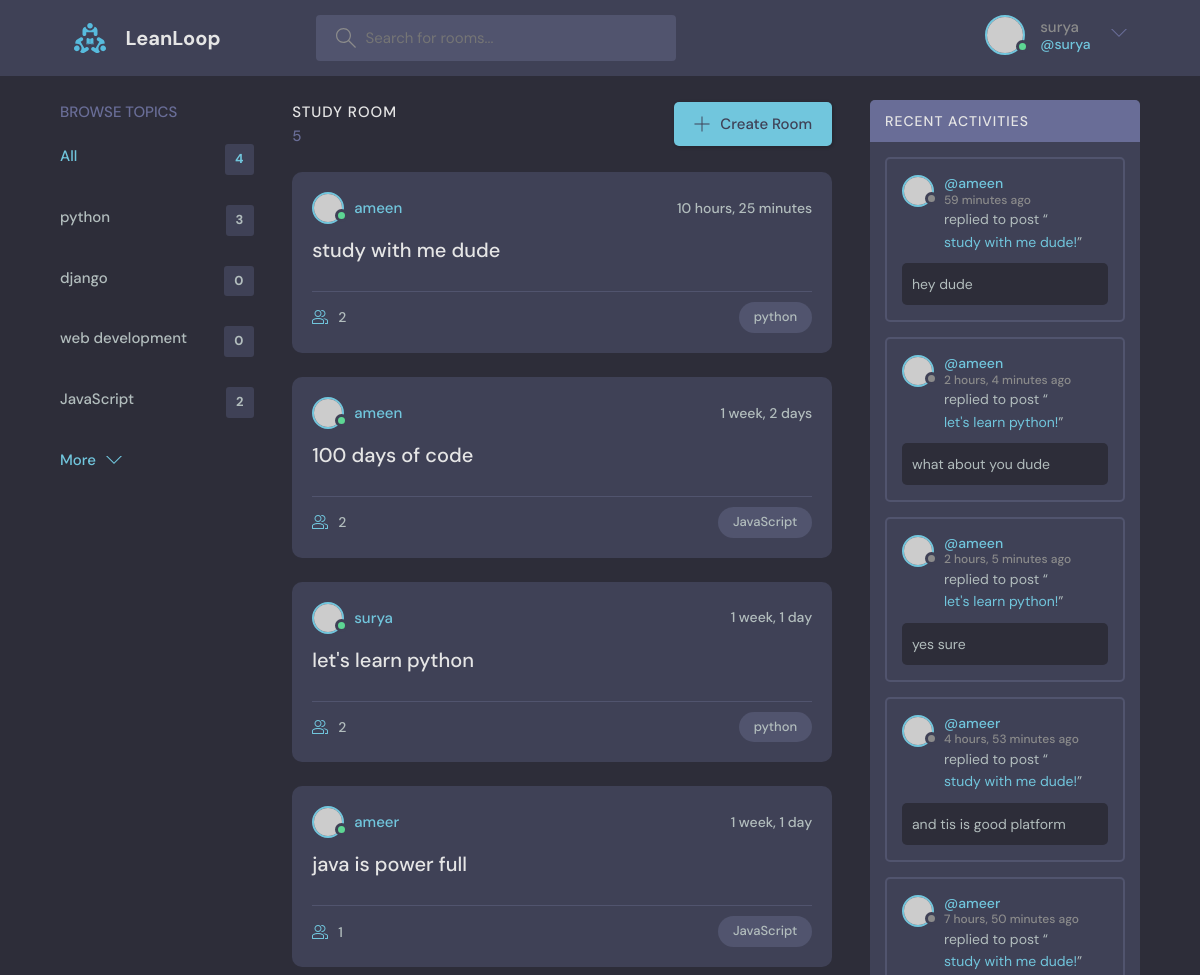
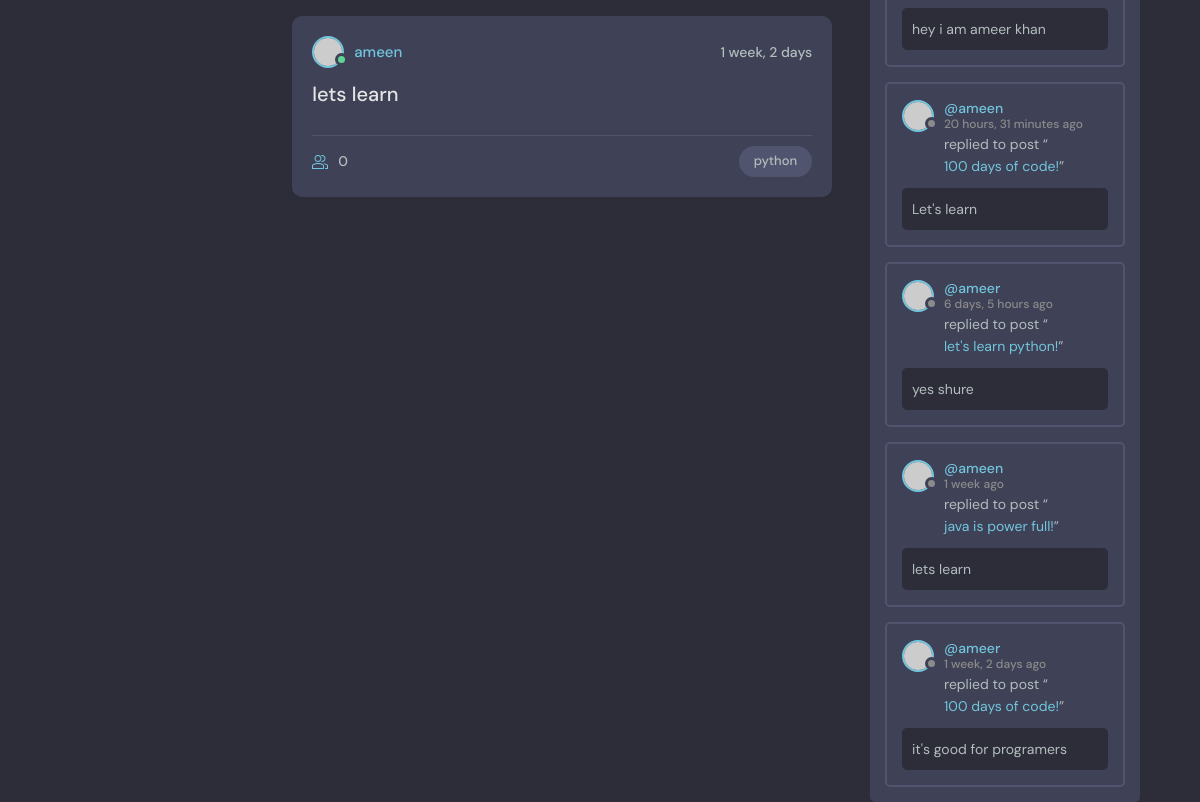
The page / (signed in) on the database its author committed (2 pictures, top to bottom).
### base/models.py (models this page shows, shortened)
class Topic(models.Model):
    name = models.CharField(max_length=200)

class Room(models.Model):
    host = models.ForeignKey(User, on_delete=models.SET_NULL,null=True)
    topic = models.ForeignKey(Topic, on_delete=models.SET_NULL,null=True)
    name = models.CharField(max_length=200)
    description = models.TextField(null = True, blank=True)
    participants = models.ManyToManyField(User,related_name='participants',blank=True)
    updated = models.DateTimeField(auto_now=True)
    created = models.DateTimeField(auto_now_add=True)
    class Meta:
        ordering = ['-updated' ,'-created']
    def __str__(self):
        return self.name

class Message(models.Model):
    user = models.ForeignKey(User, on_delete=models.CASCADE)
    room = models.ForeignKey(Room, on_delete=models.CASCADE)
    body = models.TextField()
    updated = models.DateTimeField(auto_now=True)
    created = models.DateTimeField(auto_now_add=True)
    class Meta:
        ordering = ['-updated' ,'-created']

### base/views.py (the view)
# urls.py: path('',views.home, name="home"),
def home(request):
    q = request.GET.get('q', '')
    rooms = Room.objects.filter(
        Q(topic__name__icontains=q) |
        Q(name__icontains=q) |
        Q(description__icontains=q)
        )
    topics = Topic.objects.all()
    room_count = rooms.count()
    room_messages = Message.objects.filter(Q(room__topic__name__icontains=q))
    context = {"rooms":rooms , "topics": topics ,
               'room_count':room_count , "room_messages":room_messages}
    return render(request, 'base/home.html', context)

### base/templates/base/home.html (shortened to what this page needs)
{% extends "main.html" %}
{% block content %}
  <main class="layout layout--3">
      <div class="container">
        {% include "base/topics_component.html" %}
        <div class="roomList">
          <div class="roomList__header">
            <div>
              <h2>Study Room</h2>
              <p>{{room_count}}</p>
            </div>
            <a class="btn btn--main" href="create-room.html">
              <svg version="1.1" xmlns="http://www.w3.org/2000/svg" width="32" height="32" viewBox="0 0 32 32">
                <title>add</title>
                <path
                  d="M16.943 0.943h-1.885v14.115h-14.115v1.885h14.115v14.115h1.885v-14.115h14.115v-1.885h-14.115v-14.115z"
                ></path>
              </svg>
              Create Room
            </a>
          </div>
          {% include "base/feed_component.html" %}
        </div>
         {% include "base/activity_component.html" %}
      </div>
    </main>
{% endblock content %}

### templates/navbar.html (shortened to what this page needs)
{% load static %}
<header class="header header--loggedIn">
    <div class="container">
      <a href="{% url 'home' %}" class="header__logo">
        <img src="{% static 'images/logo.svg' %}" />
        <h1>LeanLoop</h1>
      </a>
      <form class="header__search" method="GET" action="{% url 'home' %}">
        <label>
          <input name="q" placeholder="Search for rooms..." />
        </label>
      </form>
      <nav class="header__menu">
        {% if request.user.is_authenticated %}
        <div class="header__user">
          <a href="profile.html">
            <div class="avatar avatar--medium active">
              <img src="https://randomuser.me/api/portraits/men/37.jpg" />
            </div>
            <p>{{request.user.username}}<span>@{{request.user.username}}</span></p>
          </a>
          <button class="dropdown-button">
            <svg version="1.1" xmlns="http://www.w3.org/2000/svg" width="32" height="32" viewBox="0 0 32 32">
              <title>chevron-down</title>
              <path d="M16 21l-13-13h-3l16 16 16-16h-3l-13 13z"></path>
            </svg>
          </button>
        </div>
        {% else %}
         <a href="{% url 'login' %}">
          <img src="{% static 'images/avatar.svg' %}" />
          <p>Login</p>
        </a>
        {% endif %}
      </nav>
    </div>
  </header>

### base/templates/base/topics_component.html
<div class="topics">
  <div class="topics__header">
    <h2>Browse Topics</h2>
  </div>
  <ul class="topics__list">
    <li>
      <a href="{% url 'home' %}" class="active">All <span>{{topics.count}}</span></a>
    </li>
    {% for topic in topics  %}
    <li>
      <a href="{% url 'home' %}?q={{topic.name}}">{{topic.name}} <span>{{topic.room_set.all.count}}</span></a>
    </li>
  {% endfor %}
  </ul>
  <a class="btn btn--link" href="topics.html">
    More
    <svg version="1.1" xmlns="http://www.w3.org/2000/svg" width="32" height="32" viewBox="0 0 32 32">
      <title>chevron-down</title>
      <path d="M16 21l-13-13h-3l16 16 16-16h-3l-13 13z"></path>
    </svg>
  </a>
</div>

### base/templates/base/feed_component.html (shortened to what this page needs)
{% for room in rooms %}
<div class="roomListRoom">
  <div class="roomListRoom__header">
    <a href="{% url 'user-profile' room.host.id %}" class="roomListRoom__author">
      <div class="avatar avatar--small active">
        <img src="https://randomuser.me/api/portraits/men/11.jpg" />
      </div>
      <span>{{room.host.username}}</span>
    </a>
    <div class="roomListRoom__actions">
      <span>{{room.created|timesince}}</span>
    </div>
  </div>
  <div class="roomListRoom__content">
    <a href="{% url 'room' room.id %}">{{room.name}}</a>
  </div>
  <div class="roomListRoom__meta">
    <a href="{% url 'room' room.id %}" class="roomListRoom__joined">
      {{room.participants.all.count}}
    </a>
    <p class="roomListRoom__topic">{{room.topic.name}}</p>
  </div>
</div>
{% endfor %}

### base/templates/base/activity_component.html (shortened to what this page needs)
<div class="activities">
  <div class="activities__header">
    <h2>Recent Activities</h2>
  </div>
  {% for message in room_messages %}
  <div class="activities__box">
    <div class="activities__boxHeader roomListRoom__header">
      <a href="{% url 'user-profile' message.user.id %}" class="roomListRoom__author">
        <div class="avatar avatar--small">
          <img src="https://randomuser.me/api/portraits/women/11.jpg" />
        </div>
        <p>
          @{{message.user}}
          <span>{{message.created|timesince}} ago</span>
        </p>
      </a>
    </div>
    <div class="activities__boxContent">
      <p>replied to post “<a href="{% url 'room' message.room.id %}">{{message.room}}!</a>”</p>
      <div class="activities__boxRoomContent">
       {{message.body}}
      </div>
    </div>
  </div>
  {% endfor %}
</div>

### rows shown on the page
Topic: name "python", room_set.all.count "3"
Topic: name "django", room_set.all.count "0"
Topic: name "web development", room_set.all.count "0"
Topic: name "JavaScript", room_set.all.count "2"
Room: host.username "ameen", created "10 hours, 25 minutes", name "study with me dude", participants.all.count "2", topic.name "python"
Room: host.username "ameen", created "1 week, 2 days", name "100 days of code", participants.all.count "2", topic.name "JavaScript"
Room: host.username "surya", created "1 week, 1 day", name "let's learn python", participants.all.count "2", topic.name "python"
Room: host.username "ameer", created "1 week, 1 day", name "java is power full", participants.all.count "1", topic.name "JavaScript"
Room: host.username "ameen", created "1 week, 2 days", name "lets learn", participants.all.count "0", topic.name "python"
Message: user "ameen", created "59 minutes", room "study with me dude", body "hey dude"
Message: user "ameen", created "2 hours, 4 minutes", room "let's learn python", body "what about you dude"
Message: user "ameen", created "2 hours, 5 minutes", room "let's learn python", body "yes sure"
Message: user "ameer", created "4 hours, 53 minutes", room "study with me dude", body "and tis is good platform"
Message: user "ameer", created "7 hours, 50 minutes", room "study with me dude", body "hey i am ameer khan"
Message: user "ameen", created "20 hours, 31 minutes", room "100 days of code", body "Let's learn"
Message: user "ameer", created "6 days, 5 hours", room "let's learn python", body "yes shure"
Message: user "ameen", created "1 week", room "java is power full", body "lets learn"
Message: user "ameer", created "1 week, 2 days", room "100 days of code", body "it's good for programers"

### other values the page prints
{{ request.user.username }} "surya"
{{ topics.count }} "4"
{{ room_count }} "5"
